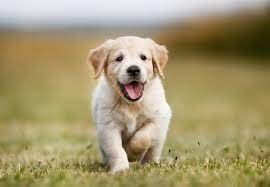
#> input picture given_data/puppy.jpg, 270 x 187 px
$ python main.py
#> lines starting #> are read from the running program, lines starting #| are printed output that depends on the picture
# imports for the HW
import numpy as np
import matplotlib.pyplot as plt
import cv2


# ------------Q1---------------
# 1.a
puppy_img = cv2.imread("../given_data/puppy.jpg")
#> puppy_img is the input picture: shape (187, 270, 3); mean B, G, R 111.4, 151.8, 164.4
gray_puppy = cv2.cvtColor(puppy_img, cv2.COLOR_BGR2GRAY)
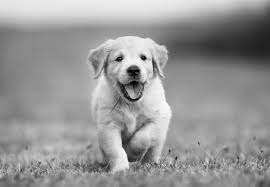
#> gray_puppy: shape (187, 270); min 0, max 254, mean 151
uint8_gray_puppy = np.uint8(gray_puppy)
plt.imshow(uint8_gray_puppy, cmap='gray')
plt.title("Grayscale image of puppy")
plt.show()

# 1.b
def show_histogram(img):
    histogram = cv2.calcHist([img], [0], None, [256], [0, 256])
#> histogram = 256 values, max 983 at index 141, min 0 at index 13, mean 197.2
    plt.figure(figsize=(8, 6))
    plt.plot(histogram, color='black')
    plt.title('Grayscale Image Histogram')
    plt.xlabel('Pixel Value')
    plt.ylabel('Frequency')
    plt.show()
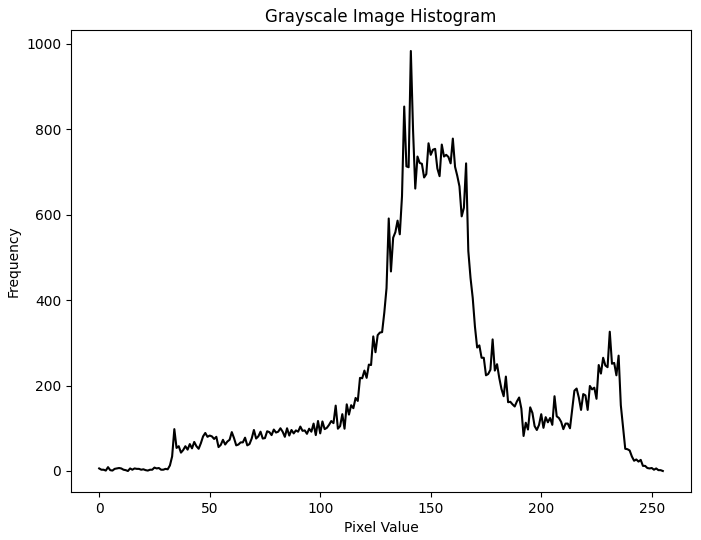
#> figure drawn by matplotlib, 1 panel; curve peaks at x = 141, y = 983


show_histogram(uint8_gray_puppy)


# 1.c
def gamma_correction(img, gamma):
    """
    Perform gamma correction on a grayscale image.
    :param img: An input grayscale image - ndarray of uint8 type.
    :param gamma: the gamma parameter for the correction.
    :return:
    gamma_img: An output grayscale image after gamma correction -
    uint8 ndarray of size [H x W x 1].
    """
#> called with gamma = 0.5
    # ====== YOUR CODE: ======
    gamma_img = ((img / 255) ** gamma) * 255
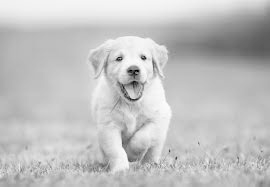
#> gamma_img: shape (187, 270) float64; min 0, max 254.5, mean 193.9
    gamma_img = np.uint8(gamma_img)
    # ========================
    return gamma_img


puppy_with_gamma_1 = gamma_correction(uint8_gray_puppy, gamma=0.5)
plt.imshow(puppy_with_gamma_1, cmap='gray')
plt.title("Grayscale image of puppy after gamma correction of 0.5")
plt.show()
show_histogram(puppy_with_gamma_1)
#> in show_histogram (call 2), `histogram = cv2.calcHist([img], [0], None, [256], [0, 256])`: histogram = 256 values, max 1506 at index 196, min 0 at index 1, mean 197.2
#> in show_histogram (call 2), `plt.show()`:
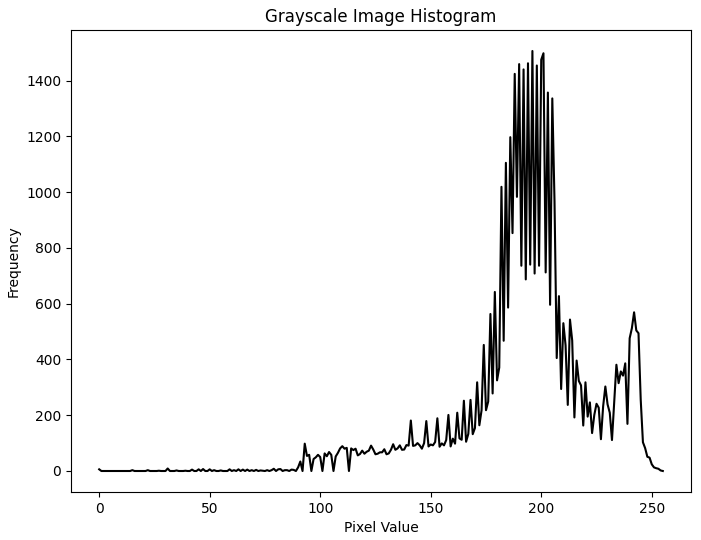
#> figure drawn by matplotlib, 1 panel; curve peaks at x = 196, y = 1506

puppy_with_gamma_2 = gamma_correction(uint8_gray_puppy, gamma=1.5)
#> call 2 of gamma_correction, with gamma = 1.5
#> in gamma_correction (call 2), `gamma_img = ((img / 255) ** gamma) * 255`:
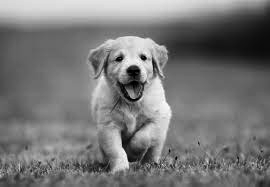
#> gamma_img: shape (187, 270) float64; min 0, max 253.5, mean 119.7
plt.imshow(puppy_with_gamma_2, cmap='gray')
plt.title("Grayscale image of puppy after gamma correction of 1.5")
plt.show()
show_histogram(puppy_with_gamma_2)
#> in show_histogram (call 3), `histogram = cv2.calcHist([img], [0], None, [256], [0, 256])`: histogram = 256 values, max 983 at index 104, min 0 at index 95, mean 197.2
#> in show_histogram (call 3), `plt.show()`:
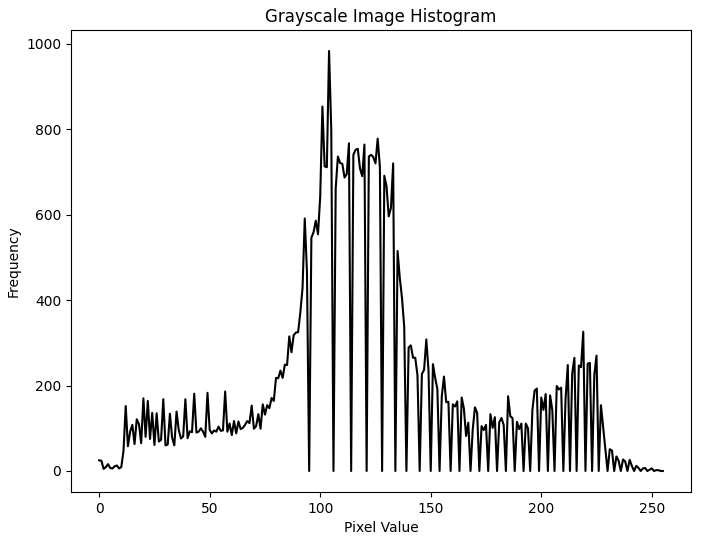
#> figure drawn by matplotlib, 1 panel; curve peaks at x = 104, y = 983


# ---------------------------Q2------------------------------------
# 2.a
def video_to_frames(vid_path: str, start_second, end_second):
    """
    Load a video and return its frames from the wanted time range.
    :param vid_path: video file path.
    :param start_second: time of first frame to be taken from the
    video in seconds.
    :param end_second: time of last frame to be taken from the
    video in seconds.
    :return:
    frame_set: a 4D uint8 np array of size [num_of_frames x H x W x C]
    containing the wanted video frames.
    """
    # ====== YOUR CODE: ======
    frame_set = []
#> (the run stopped early here; a loop or call above may not have finished)
